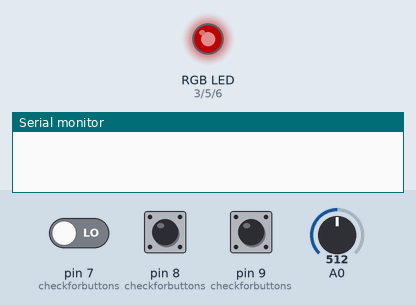
Recording of a sketch running on a simulated Arduino Uno, built with avr-gcc and run on an emulated ATmega328P. On the bench: an RGB LED mixed from three pins (HIGH = lit), the last lines printed to the serial monitor. The inputs (shaded band) are chosen by the test bench; at power-on: pin 9 (checkforbuttons) LOW, pin 8 (checkforbuttons) LOW, A0 = 512, pin 7 (checkforbuttons) LOW. Dim RGB values are drawn brighter than linear.

Above: at 1.2 s.
1.3 s: pin 9 (checkforbuttons) pulled HIGH for 0.15 s
At 2.07 s:
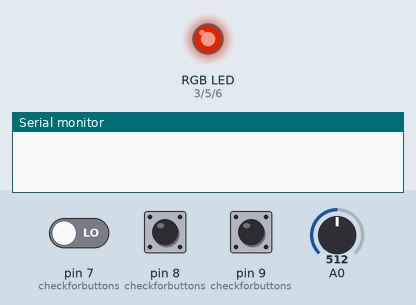
4.3 s: pin 8 (checkforbuttons) pulled HIGH for 0.15 s
At 5.0 s:
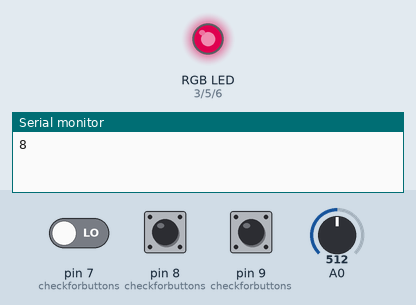
5.9 s: A0 set to 439
At 6.3 s:
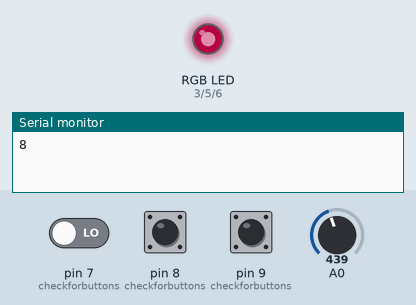
7.5 s: pin 8 (checkforbuttons) pulled HIGH for 1 s
At 8.6 s:
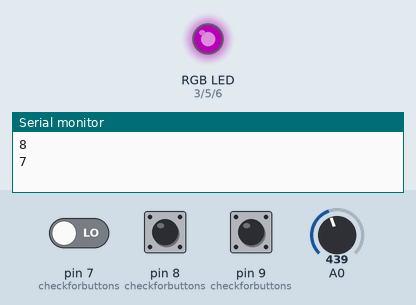
10.0 s: A0 set to 306
At 10.5 s:
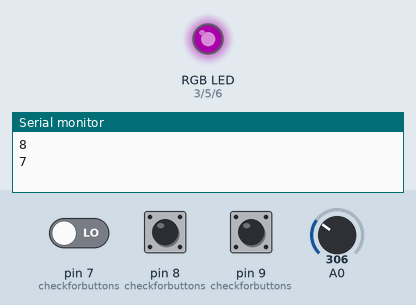
11.5 s: pin 9 (checkforbuttons) pulled HIGH for 1 s
At 14.25 s:
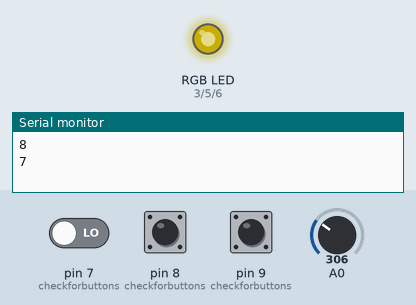
Timing chart, 0 to 20.0 s (numbered marks = the images above; inputs shaded):
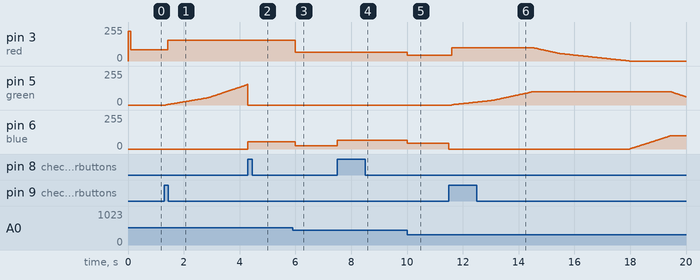

The sketch:

rainbowController.ino
```cpp
const int blue =  6 ;         // the number of the LED pin
const int green = 5;
const int red = 3;

int rainbowbutton = 0;
int previousrainbowbutton = 0;

int buttonnext = 0;
int previousbuttonnext = 0;

int buttonback = 0;
int previousbuttonback = 0;


int redbrightlvl = 225;                  // starting color will be red
int greenbrightlvl = 0;
int bluebrightlvl = 0;
int transition = 1;

int options = 1;                        //when options = 0 do the rainbow pattern, 1 = single color select

int colorwheel = 9;                 //which color to display for the single color option
int BC = 0;                       //1 converts slider data to 4 brightness levels for the tape, and 0 fades, for single color

float slider = 0;                   // variables for the silder to hold its value, and compare to its previous value
float previousslider = 0;
float percentage = 1.00;

unsigned long currentTime = 0;              //variables for how long to wait before updating the rainbow
unsigned long prevTime = 0;
unsigned long normalInterval = 20;

unsigned long currentTime2 = 0;              //variables for how long to wait before seeing again if a button is pushed (stops the button from being pressed too fast)
unsigned long prevTime2 = 0;
unsigned long normalInterval2 = 100;


int test = 0;                           // how many times to print to serial monitor in function tell me()

void setup() {
  // put your setup code here, to run once:
  pinMode(blue, OUTPUT);
  pinMode(red, OUTPUT);
  pinMode(green, OUTPUT);
  Serial.begin(9600);
}

void loop() {
  if (options == 0){
    rainbow();
  }
  else if (options == 1){
    colorselect(colorwheel);
  }

  checkforbuttons();


  if (hasenoughtimepassed2()){                                // reading the slider and converting it to single color, or rainbow
    if(BC == 0 ){                                             //this variable becomes 0 after a single color button is pushed - (need to find a way to reupdate the singlecolor
      BCsinglecolor();
    }
    else if (BC == 1){
      BCrainbow();
    }
  }
}
```

buttons.ino
```cpp
void checkforbuttons(){
  buttonnext = digitalRead(7);
  buttonback = digitalRead(8);
  rainbowbutton = digitalRead(9);

  if (buttonnext != previousbuttonnext) {                     //the loop function is always changing the value for the button (that lets us know its being pushed)

        options = 1;                                              // when single color button is pushed, it calls the function to update the color
        next();
      }
      if (buttonback != previousbuttonback){

        options = 1;                                             // when single color button is pushed, it calls the function to update the color
        back();
      }
      if (rainbowbutton != previousrainbowbutton){
        options = 0;
        rainbowselect();                                // this  command just reads if the button is pushed to select rainbow
      }
}

void BCsinglecolor(){
  slider = analogRead(A0);
  if (slider > (previousslider + 55) || slider < (previousslider -55) || (slider == 0 && previousslider != 0)){     //if the slider is zero and wasnt 0 previously, reupdate. if slider changes (more than it flickering) reupdate
    if (slider < 451){
      percentage = map(slider, 0, 450, 0, 30);
    }
    else if (slider > 450){
      percentage = map(slider, 451, 1023, 31, 100);
    }
    percentage = percentage/100;
    previousslider = slider;
    options = 1;                                       // when the slider moves, re update single color
  }
}

void BCrainbow(){
   slider = analogRead(A0);
 if (slider < 50){
   percentage = map(slider, 0, 49, 0, 0);
 }
  else if (slider > 49 && slider < 200){
    percentage = map(slider, 0, 199, 20, 20);
  }
  else if (slider > 199 && slider < 450){
    percentage = map(slider, 200, 449, 45, 45);
  }
  else if (slider > 449 && slider < 750){
    percentage = map(slider, 450, 750, 70, 70);
  }
  else if (slider >749){
    percentage = map(slider, 750, 1023, 100, 100);
  }
  percentage = percentage/100;
   previousslider = slider;


}


void next(){
  if (buttonnext == HIGH){
    if (colorwheel == 9){
      colorwheel = 0;
    }
    else {
      colorwheel += 1;
    }
    BC = 0;
    previousbuttonnext = buttonnext;
    prevTime2 = currentTime2;
  }
  else {
    previousbuttonnext = buttonnext;
  }
}


void back(){
   if (buttonback == HIGH){
     if (colorwheel == 0){
      colorwheel = 9;
    }
    else {
      colorwheel -= 1;
    }
    Serial.println(colorwheel);
    BC = 0;
    previousbuttonback = buttonback;
    prevTime2 = currentTime2;
  }
  else {
    previousbuttonback = buttonback;
  }
}


void rainbowselect(){
   if (rainbowbutton == HIGH){
    previousrainbowbutton = rainbowbutton;                      // change the state (helps compare to see if button is pushed)
    BC = 1;                                                   //when rainbow button pushed, this makes the slider read for rainbow pattern
    redbrightlvl = 225;                  // each time the rainbow pattern button is selected, it will start over
    greenbrightlvl = 0;
    bluebrightlvl = 0;
    transition = 1;
    prevTime2 = currentTime2;
  }
  else {
    previousrainbowbutton = rainbowbutton;
  }
}
```

rainbowPattern.ino
```cpp
void rainbow(){
  if(hasEnoughTimePassed()){
      prevTime = currentTime;
      analogWrite(red, (redbrightlvl * percentage));
      analogWrite(green, (greenbrightlvl * percentage));
      analogWrite(blue, (bluebrightlvl * percentage));
      if (transition == 1) {                                 // Transitions 1 through 10 execute the commands for fading between each color that I considered a "checkpoint" in the rainbow
        redtoorange();
      }
      else if (transition == 2) {
        orangetoyellow();
      }
      else if (transition == 3) {
        yellowtolimegreen();
      }
      else if (transition == 4) {
        limegreentogreen();
      }
      else if (transition == 5) {
        greentoturquoise();
      }
      else if (transition == 6) {
        turquoisetoblue();
      }
      else if (transition == 7) {
        bluetopurpley();
      }
      else if (transition == 8) {
        purpleytopurple();
      }
      else if (transition == 9) {
        purpletopink();
      }
      else if (transition == 10) {
        pinktored();
      }

   }
}


void redtoorange(){                                  //this function changes the brightness level of green so that the color displayed will fade from red to orange.
  greenbrightlvl += 1;
  if (greenbrightlvl >=79) {
    greenbrightlvl = 80;
    transition = 2;
  }
}

void orangetoyellow(){
  greenbrightlvl += 2;
  if (greenbrightlvl >= 220) {
    greenbrightlvl = 225;
    transition = 3;
  }
}

void yellowtolimegreen(){
  redbrightlvl -= 2;
  if (redbrightlvl <= 130) {
    redbrightlvl = 128;
    transition = 4;
  }
}

void limegreentogreen(){
  redbrightlvl -= 1;
  if (redbrightlvl <=2) {
    redbrightlvl = 0;
    transition = 5;
  }
}

void greentoturquoise(){
  bluebrightlvl += 3;
  if (bluebrightlvl >= 219) {
    bluebrightlvl = 225;
    transition = 6;
  }
}

void turquoisetoblue(){
  greenbrightlvl -= 3;
  if (greenbrightlvl <= 6) {
    greenbrightlvl = 0;
    transition = 7;
  }
}

void bluetopurpley(){
  redbrightlvl += 1;
  if (redbrightlvl >= 124) {
    redbrightlvl = 127;
    transition = 8;
  }
}

void purpleytopurple(){
  redbrightlvl += 2;
  if (redbrightlvl >=220) {
    redbrightlvl = 225;
    transition = 9;
  }
}

void purpletopink(){
  bluebrightlvl -= 3;
  if (bluebrightlvl <= 84) {
    bluebrightlvl = 80;
    transition = 10;
  }
}


void pinktored(){
  bluebrightlvl -= 1;
  if (bluebrightlvl <= 2) {
    bluebrightlvl = 0;
    transition = 1;
  }
}
```

singleColor.ino
```cpp
void colorselect(int colorwheel){
  switch(colorwheel){
    case 0:
      analogWrite(red, (225 * percentage));
      analogWrite(green, (80 * percentage));
      analogWrite(blue, (0 * percentage));
      break;
    case 1:
      analogWrite(red, (225 * percentage));
      analogWrite(green, (225 * percentage));
      analogWrite(blue, (0 * percentage));
      break;
    case 2:
      analogWrite(red, (128 * percentage));
      analogWrite(green, (225 * percentage));
      analogWrite(blue, (0 * percentage));
      break;
    case 3:
      analogWrite(red, (0 * percentage));
      analogWrite(green, (225 * percentage));
      analogWrite(blue, (0 * percentage));
      break;
    case 4:
      analogWrite(red, (0 * percentage));
      analogWrite(green, (225 * percentage));
      analogWrite(blue, (225 * percentage));
      break;
    case 5:
      analogWrite(red, (0 * percentage));
      analogWrite(green, (0 * percentage));
      analogWrite(blue, (225 * percentage));
      break;
    case 6:
      analogWrite(red, (127 * percentage));
      analogWrite(green, (0 * percentage));
      analogWrite(blue, (225 * percentage));
      break;
    case 7:
      analogWrite(red, (225 * percentage));
      analogWrite(green, (0 * percentage));
      analogWrite(blue, (225 * percentage));
      break;
    case 8:
      analogWrite(red, (225 * percentage));
      analogWrite(green, (0 * percentage));
      analogWrite(blue, (80 * percentage));
      break;
      case 9:
      analogWrite(red, (225 * percentage));
      analogWrite(green, (0 * percentage));
      analogWrite(blue, (0 * percentage));
      break;
  }
  options = 2;                                    // if options is two, nothing runs, the single color stay, and once a button is pushed it will change again
}
```

time.ino
```cpp
bool hasenoughtimepassed2(){                               // this function controlls how frequently the brightness values get sent to the led
 currentTime2 = millis();

  if(currentTime2 - prevTime2 >= normalInterval2){
    prevTime2 = currentTime2;
    return true;
  }
  else{
    return false;
  }
}


bool hasEnoughTimePassed(){                               // this function controlls how frequently the brightness values get sent to the led
  currentTime = millis();

  if(currentTime - prevTime >= normalInterval){
    prevTime = currentTime;
    return true;
  }
  else{
    return false;
  }

}
```

Measured:
- after the input at 1.3 s, pin 3 (red): 85/255 → 157/255 after 0.12 s; pin 5 (green): moves from 0/255 to 157/255 over 2.9 s, starting after 0.06 s
- after the input at 4.3 s, pin 3 (red): stays 157/255 (without the input it goes to 156/255 after 0.00 s); pin 5 (green): 157/255 → 0/255 at once; pin 6 (blue): 0/255 → 56/255 at once
- after the input at 5.9 s, pin 3 (red): 157/255 → 65/255 after 0.10 s; pin 6 (blue): 56/255 → 23/255 after 0.10 s
- after the input at 7.5 s, pin 6 (blue): 23/255 → 65/255 at once
- after the input at 10.0 s, pin 3 (red), pin 6 (blue): 65/255 → 45/255 at once
- after the input at 11.5 s, pin 5 (green): rises from 0/255 to 101/255 in 2.9 s, then falls to 63/255 in 5.5 s
